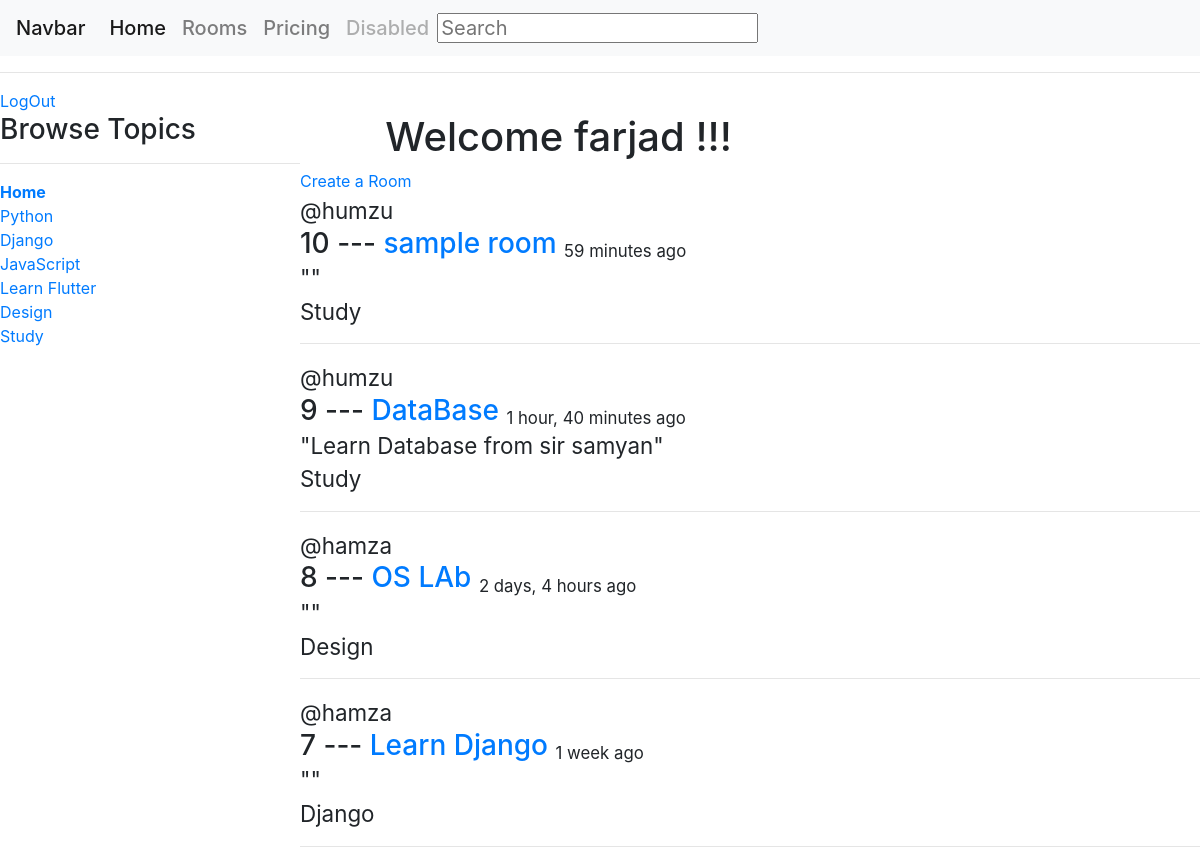
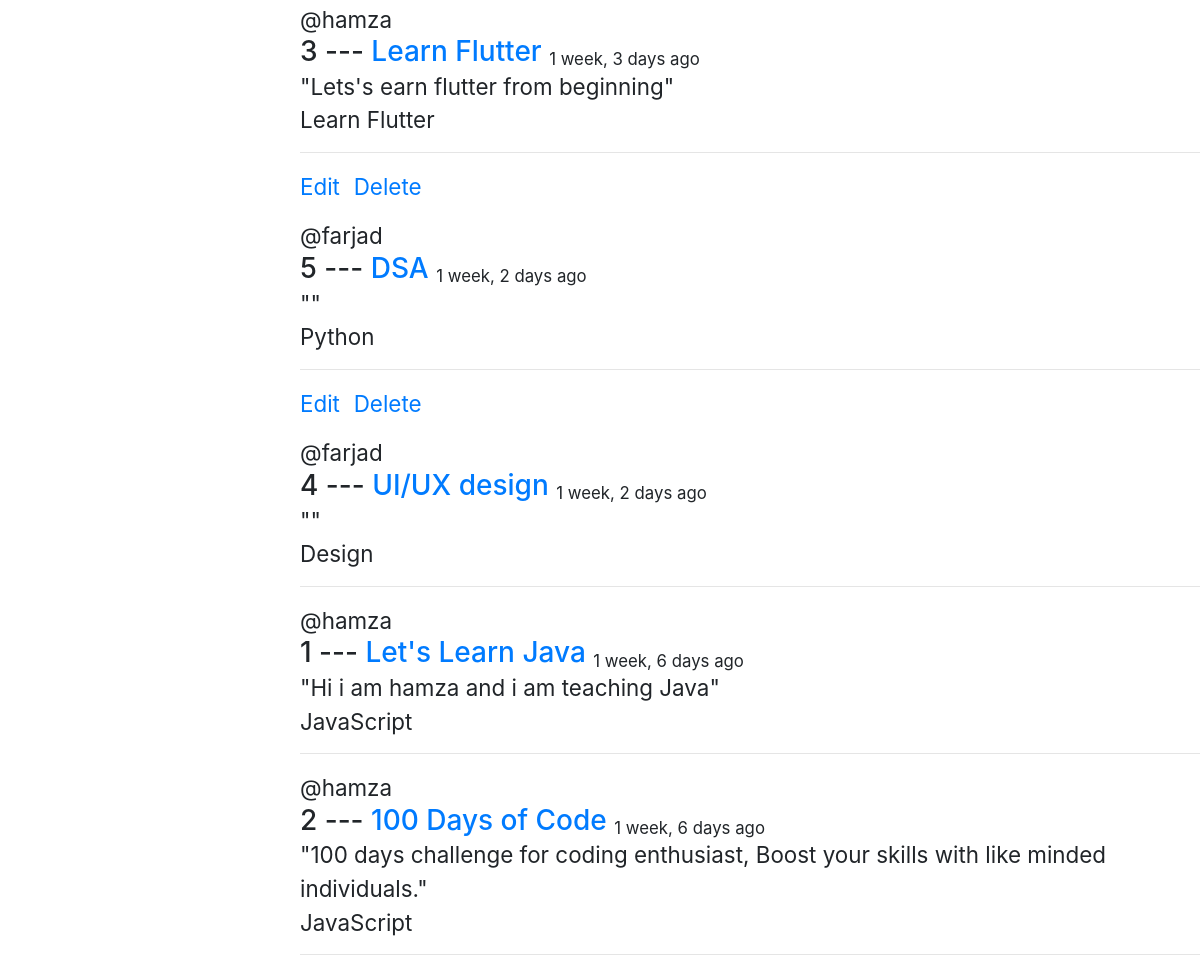
The page / (signed in) on the database its author committed (2 pictures, top to bottom).
### base/models.py (models this page shows, shortened)
class Topic(models.Model):
    name = models.TextField(max_length=100)
    def __str__(self):
        return self.name

class Room(models.Model):
    name = models.CharField(max_length=50)
    description = models.TextField(null = True, blank = True)   #  setting to null means that it will be blank in the database if not filled out at runtime otherwise the data basebase will consider it as missing data   # blank means that it is not required to be filled out at runtime
    host = models.ForeignKey(User, on_delete =  models.SET_NULL, null = True)   # when the user is deleted then all its rooms are delete as well
    topic = models.ForeignKey(Topic, on_delete =  models.SET_NULL, null = True)   # when the topic is deleted then all the rooms of that topic will be deleted as well
    updated = models.DateTimeField(auto_now=True)  # auto_now will update the time whenever the room is updated
    created = models.DateTimeField(auto_now_add=True)  # auto_now_add will update the time only when the room is created for the first time
    class Meta:
        ordering = ['-updated','-created']   # here we are ordering the rooms according to the most recent updated and created room in the list..     The ( - ) sign means to update according to most recent....

### base/views.py (the view)
# urls.py: path('', views.home, name='home'), # the path() function takes 3 arguments: 1st is the url, 2nd is the view function, 3rd is the name of the url  #  the name is optional, but it is good to use it
def home(request):
    q = request.GET.get('q') if( request.GET.get('q') != None) else ''  # getting the query from the search bar and if it is not there then set it to empty string
    rooms = Room.objects.filter(
        Q(topic__name__icontains=q) | # filter if the q is in the topic name(q will be entered by user through SearchBar)
        Q(name__icontains =q)   |      # OR   q entered by user through SEarchBar is included in the name of room
        Q(description__icontains =q))
    topics = Topic.objects.all()
    context = { 'rooms': rooms,'topics':topics}
    return render(request, 'base/home.html', context    )   #  we passed the rooms named dictionary to the home.html page ..  The first 'rooms' is the variable name that we will use in the html page and the second 'rooms' is the dictionary name that we created above(the dictionary that we are passing on by render function to the home.html page)

### base/templates/base/home.html (shortened to what this page needs)
  <!doctype html>
  <html lang="en">
    <head>
      <link rel="stylesheet" href="https://cdn.jsdelivr.net/npm/bootstrap@4.4.1/dist/css/bootstrap.min.css">
    </head>
    <body>
      <h5>{% include "navbar.html" %}</h5>
      <hr>
      {% if request.user.is_authenticated%}
          <a href = {% url 'UserLogout' %} >LogOut</a>
      {%else%}
          <a href = {% url 'UserLogin' %} >LogIN</a>
      {%endif%}
     <div class ="mainbody">
      <div class = "sideBar">
        <h3> Browse Topics</h3>
        <hr>
        <a href ="{% url 'home'%}"> <strong>Home</strong></a>
        {% for topic in topics %}
        <div>
         <a href = "{% url 'home' %}?q={{topic.name}}">{{topic.name}}</a>
        </div>
        {% endfor %}
      </div>
      <div>
        {% if request.user.is_authenticated%}{% comment %} here we are checking if the user is authenticated then show the Welcome Message with user's name {% endcomment %}
        <H1>&nbsp; &nbsp; &nbsp; &nbsp; Welcome {{request.user}} !!!</H1>
        {%endif%}
        <a href= "{% url 'create-room'%}">Create a Room</a>
        {% for room in rooms %}
          {% if request.user == room.host %}  {% comment %} if the user registered, is Host of Room then, only then we will show him the UPDATE AND DELETE OPTIONS {% endcomment %}
          <p><small><a href= "{% url 'update-room' room.id %}">Edit&nbsp;</a></small>
          <small><a href= "{% url 'delete-room' room.id %}">Delete</a></small></p>
          {% endif %}
        <h3>
          <small> @{{room.host.username}}</small>   {% comment %} here we are printing the username of the host of the room {% endcomment %}
          <div>{{room.id}} <span> --- </span> <a href= "{% url 'room' room.id%} ">{{room.name}} </a>
            <small><sub>{{room.created|timesince}} ago</sub></small>
            <br>
            <small>"{{room.description}}"</small></div>
          <small> {{room.topic}} </small>
          <hr>
          {%endfor%}
        </h3>
      </div>
     </div>
    </body>
  </html>

### base/templates/base/home.html (style rules this page uses)
.mainbody { display:grid; grid-template-columns:1fr 3fr; }

### rows shown on the page
Topic: name "Python"
Topic: name "Django"
Topic: name "JavaScript"
Topic: name "Learn Flutter"
Topic: name "Design"
Topic: name "Study"
Room: host.username "humzu", id "10", name "sample room", created "59 minutes", topic "Study"
Room: host.username "humzu", id "9", name "DataBase", created "1 hour, 40 minutes", description "Learn Database from sir samyan", topic "Study"
Room: host.username "hamza", id "8", name "OS LAb", created "2 days, 4 hours", topic "Design"
Room: host.username "hamza", id "7", name "Learn Django", created "1 week", topic "Django"
Room: host.username "hamza", id "3", name "Learn Flutter", created "1 week, 3 days", description "Lets's earn flutter from beginning", topic "Learn Flutter"
Room: shows "Edit", host.username "farjad", id "5", name "DSA", created "1 week, 2 days", topic "Python"
Room: shows "Edit", host.username "farjad", id "4", name "UI/UX design", created "1 week, 2 days", topic "Design"
Room: host.username "hamza", id "1", name "Let's Learn Java", created "1 week, 6 days", description "Hi i am hamza and i am teaching Java", topic "JavaScript"
Room: host.username "hamza", id "2", name "100 Days of Code", created "1 week, 6 days", description "100 days challenge for coding enthusiast, Boost your skills with like minded individuals.", topic "JavaScript"

### other values the page prints
{{ request.user }} "farjad"
